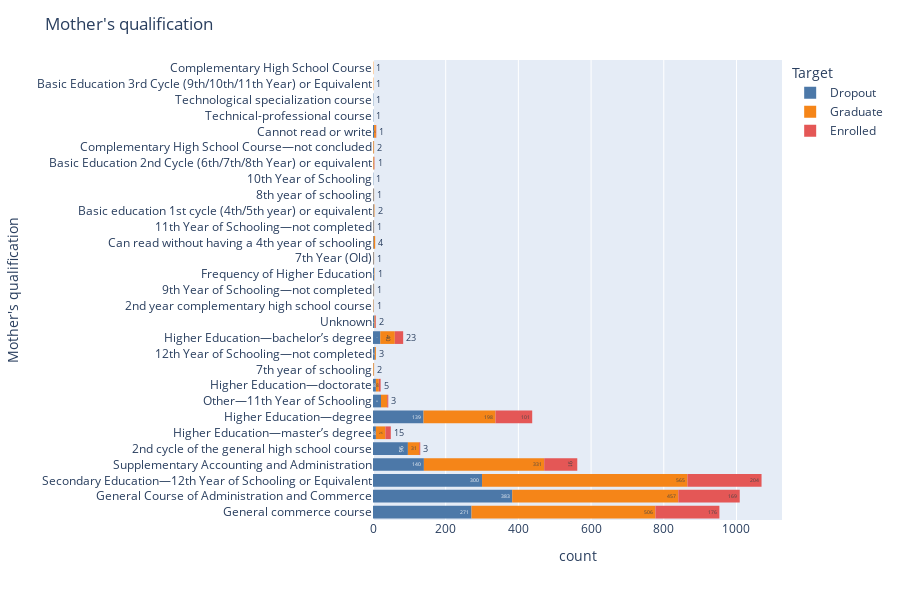

The cell this chart's notebook holds for it:
### Code cell
# Mother's qualification
histogram("Mother's qualification",600)

### Figure 1 — Plotly figure (JSON) as saved in the notebook; plotly's stock layout.template omitted (floating-point values rounded to 4 significant figures; data arrays with more than 128 entries replaced by an {"elided": "..."} marker saying what was removed)
{"data": [{"alignmentgroup": "True", "bingroup": "y", "hovertemplate": "Target=Dropout<br>count=%{x}<br>Mother's qualification=%{y}<extra></extra>", "legendgroup": "Dropout", "marker": {"color": "#4C78A8", "pattern": {"shape": ""}}, "name": "Dropout", "offsetgroup": "Dropout", "orientation": "h", "showlegend": true, "texttemplate": "%{value}", "type": "histogram", "xaxis": "x", "y": {"elided": "1421 str values"}, "yaxis": "y"}, {"alignmentgroup": "True", "bingroup": "y", "hovertemplate": "Target=Graduate<br>count=%{x}<br>Mother's qualification=%{y}<extra></extra>", "legendgroup": "Graduate", "marker": {"color": "#F58518", "pattern": {"shape": ""}}, "name": "Graduate", "offsetgroup": "Graduate", "orientation": "h", "showlegend": true, "texttemplate": "%{value}", "type": "histogram", "xaxis": "x", "y": {"elided": "2209 str values"}, "yaxis": "y"}, {"alignmentgroup": "True", "bingroup": "y", "hovertemplate": "Target=Enrolled<br>count=%{x}<br>Mother's qualification=%{y}<extra></extra>", "legendgroup": "Enrolled", "marker": {"color": "#E45756", "pattern": {"shape": ""}}, "name": "Enrolled", "offsetgroup": "Enrolled", "orientation": "h", "showlegend": true, "texttemplate": "%{value}", "type": "histogram", "xaxis": "x", "y": {"elided": "794 str values"}, "yaxis": "y"}], "layout": {"barmode": "relative", "height": 600, "legend": {"title": {"text": "Target"}, "tracegroupgap": 0}, "margin": {"t": 60}, "title": {"text": "Mother's qualification"}, "width": 900, "xaxis": {"anchor": "y", "domain": [0, 1], "title": {"text": "count"}}, "yaxis": {"anchor": "x", "domain": [0, 1], "title": {"text": "Mother's qualification"}}}}
